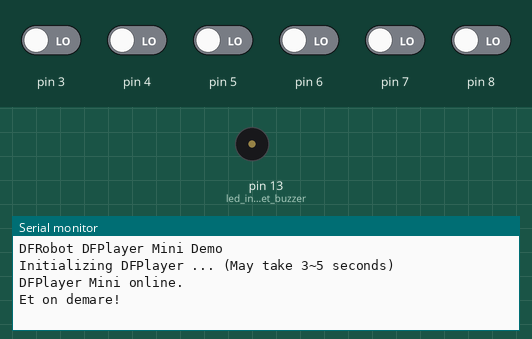
Recording of a sketch running on a simulated Arduino Uno, built with avr-gcc and run on an emulated ATmega328P. On the bench: buzzer (waves = sounding, pin HIGH), the last lines printed to the serial monitor. Inputs (shaded band) come from the test bench; at power-on: pin 3–8 LOW. The audio player accepts every command and is not drawn.

Above: at 1.7 s.
1.8 s: pin 3 driven HIGH
At 2.9 s:
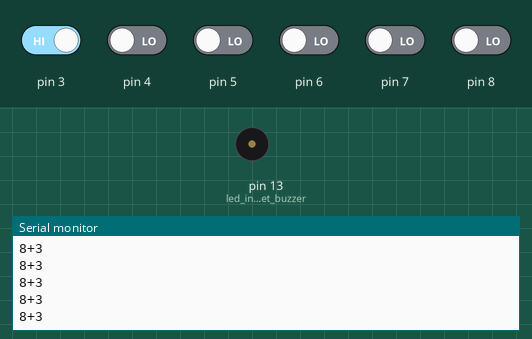
3.7 s: pin 8 driven HIGH
At 4.1 s:
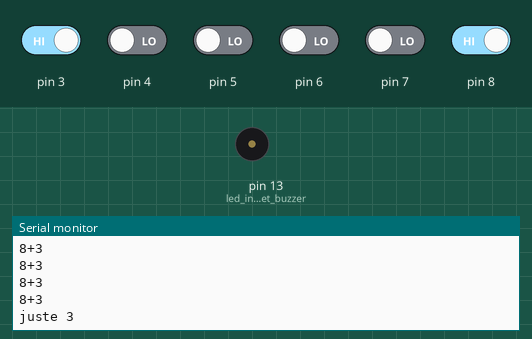
5.8 s: pin 3 driven LOW and pin 4 driven HIGH
At 6.8 s:
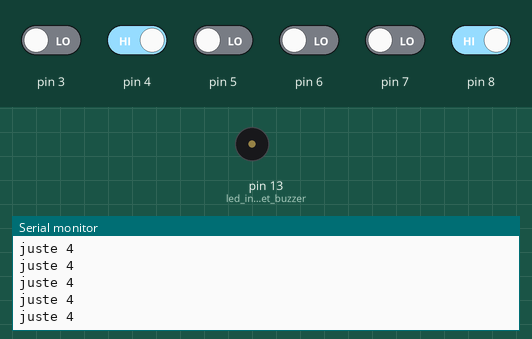
8.8 s: pin 5 driven HIGH
Timing chart, 0 to 11.8 s (numbered marks = the images above; inputs shaded):
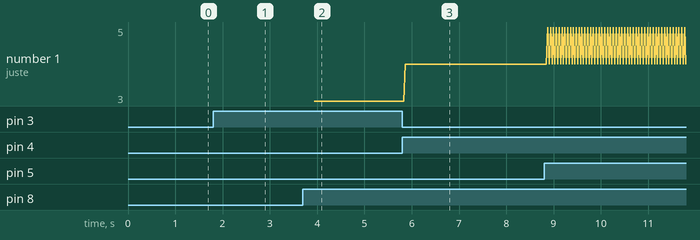

The sketch:

Control_Box.ino
```cpp
#include <SoftwareSerial.h>
#include <DFRobotDFPlayerMini.h>

const int TEMPS=750;
int affichageFait;// déclaration de la variable
int val1 = 0;
int val2 = 0;
int val3 = 0;
int val4 = 0;
int val5 = 0;
int val6 = 0;
int val7 = 0;
int val8 = 0;
int volume = 20;

SoftwareSerial mySoftwareSerial(10, 11); // RX, TX
DFRobotDFPlayerMini myDFPlayer;
void printDetail(uint8_t type, int value);

void setup() {
  // put your setup code here, to run once:
  pinMode(2,INPUT);
  pinMode(3,INPUT);
  pinMode(4,INPUT);
  pinMode(5,INPUT);
  pinMode(8,INPUT);
  pinMode(9,INPUT);
  pinMode(13,OUTPUT); // led interne et buzzer
  // Serial.begin(9600);
  affichageFait=0;//initialisation de la variable
  // ############################# programme dfp
  mySoftwareSerial.begin(9600);
  Serial.begin(9600);

  Serial.println();
  Serial.println(F("DFRobot DFPlayer Mini Demo"));
  Serial.println(F("Initializing DFPlayer ... (May take 3~5 seconds)"));

  if (!myDFPlayer.begin(mySoftwareSerial)) {  //Use softwareSerial to communicate with mp3.
    Serial.println(F("Unable to begin:"));
    Serial.println(F("1.Please recheck the connection!"));
    Serial.println(F("2.Please insert the SD card!"));
    while(true);
  }
  Serial.println(F("DFPlayer Mini online."));

  myDFPlayer.volume(volume);  //Set volume value. From 0 to 30
  // myDFPlayer.play(1);  //Play the first mp3
}

void loop() {
  // ############################# programme dfp
  static unsigned long timer = millis();

  if (millis() - timer > 3000) {
    timer = millis();
    //myDFPlayer.next();  //Play next mp3 every 3 second.
  }

  if (myDFPlayer.available()) {
    printDetail(myDFPlayer.readType(), myDFPlayer.read()); //Print the detail message from DFPlayer to handle different errors and states.
  }
  // ############################# mon programme
  if (affichageFait==0)
  {
    delay(TEMPS);
    Serial.println("Et on demare!");//envoi d'un autre message
    affichageFait=1;
  }
  val3 = digitalRead(3);
  val4 = digitalRead(4);
  val5 = digitalRead(5);
  val6 = digitalRead(6);
  val7 = digitalRead(7);
  val8 = digitalRead(8);
  //Serial.print(val6);
  //Serial.println(val7);
  //delay(TEMPS);

  if (val8)
  {
    if(val3)
    {
      delay(200);
      volume = volume + 5;
      if (volume > 30)
      {
        volume = 0;
      }
      myDFPlayer.volume(volume);  //Set volume value. From 0 to 30
      Serial.println("juste 3");
    }
    if(val4)
    {
      myDFPlayer.play(9);
      Serial.println("juste 4");
    }
    if(val5)
    {
      myDFPlayer.play(8);
      Serial.println("juste 5");
    }
    if(val6)
    {
      myDFPlayer.play(7);
      Serial.println("juste 6");
    }
    if(val7)
    {
      myDFPlayer.play(6);
      Serial.println("juste 7");
    }
  }
  else
  {
    if(val3)
    {
      myDFPlayer.play(5);
      Serial.println("8+3");
    }
    if(val4)
    {
      myDFPlayer.play(4);
      Serial.println("8+4");
    }
    if(val5)
    {
      myDFPlayer.play(3);
      Serial.println("8+5");
    }
    if(val6)
    {
      myDFPlayer.play(2);
      Serial.println("8+6");
    }
    if(val7)
    {
      myDFPlayer.play(1);
      Serial.println("8+7");
    }
  }

}

int myBuzzer(int nb, int msec, int port){
  for (int i=1;i<=nb;i=i+1)
  {
    digitalWrite(port, HIGH);
    delay(msec);
    digitalWrite(port, LOW);
    delay(msec);
    Serial.println(i);
  }
}

void printDetail(uint8_t type, int value){
  switch (type) {
    case TimeOut:
      Serial.println(F("Time Out!"));
      break;
    case WrongStack:
      Serial.println(F("Stack Wrong!"));
      break;
    case DFPlayerCardInserted:
      Serial.println(F("Card Inserted!"));
      break;
    case DFPlayerCardRemoved:
      Serial.println(F("Card Removed!"));
      break;
    case DFPlayerCardOnline:
      Serial.println(F("Card Online!"));
      break;
    case DFPlayerPlayFinished:
      Serial.print(F("Number:"));
      Serial.print(value);
      Serial.println(F(" Play Finished!"));
      break;
    case DFPlayerError:
      Serial.print(F("DFPlayerError:"));
      switch (value) {
        case Busy:
          Serial.println(F("Card not found"));
          break;
        case Sleeping:
          Serial.println(F("Sleeping"));
          break;
        case SerialWrongStack:
          Serial.println(F("Get Wrong Stack"));
          break;
        case CheckSumNotMatch:
          Serial.println(F("Check Sum Not Match"));
          break;
        case FileIndexOut:
          Serial.println(F("File Index Out of Bound"));
          break;
        case FileMismatch:
          Serial.println(F("Cannot Find File"));
          break;
        case Advertise:
          Serial.println(F("In Advertise"));
          break;
        default:
          break;
      }
      break;
    default:
      break;
  }
}
```

Measured:
- after the input at 1.8 s, the serial monitor: prints a new line at once (image 1)
- after the input at 3.7 s, the serial monitor: prints a new line after 0.24 s (image 2)
- after the input at 5.8 s, the serial monitor: prints a new line after 0.06 s (image 3)
- plotted number 1: 3 → 4 after the input at 5.8 s
